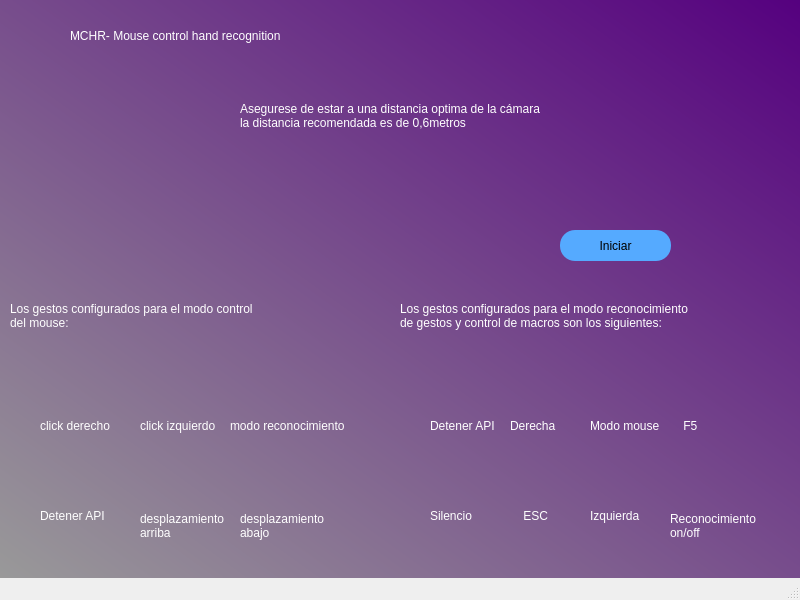
<?xml version="1.0" encoding="UTF-8"?>
<ui version="4.0">
 <class>MainWindow</class>
 <widget class="QMainWindow" name="MainWindow">
  <property name="geometry">
   <rect>
    <x>0</x>
    <y>0</y>
    <width>800</width>
    <height>600</height>
   </rect>
  </property>
  <property name="minimumSize">
   <size>
    <width>800</width>
    <height>600</height>
   </size>
  </property>
  <property name="maximumSize">
   <size>
    <width>800</width>
    <height>600</height>
   </size>
  </property>
  <property name="windowTitle">
   <string>MainWindow</string>
  </property>
  <property name="styleSheet">
   <string notr="true">QWidget#centralwidget{
	
background-color: qlineargradient(spread:pad, x1:1, y1:0, x2:0, y2:1, stop:0 rgba(85, 0, 127, 255), stop:1 rgba(153, 153, 153, 255));}
</string>
  </property>
  <widget class="QWidget" name="centralwidget">
   <widget class="QLabel" name="label">
    <property name="geometry">
     <rect>
      <x>70</x>
      <y>10</y>
      <width>591</width>
      <height>51</height>
     </rect>
    </property>
    <property name="styleSheet">
     <string notr="true">font: 22pt &quot;Permanent Marker&quot;;
color: white;</string>
    </property>
    <property name="text">
     <string>MCHR- Mouse control hand recognition</string>
    </property>
   </widget>
   <widget class="QPushButton" name="iniciar">
    <property name="geometry">
     <rect>
      <x>560</x>
      <y>230</y>
      <width>111</width>
      <height>31</height>
     </rect>
    </property>
    <property name="styleSheet">
     <string notr="true">
font: 12pt &quot;MS Shell Dlg 2&quot;;
border-radius:15px;
background-color: rgb(85, 170, 255);
</string>
    </property>
    <property name="text">
     <string>Iniciar</string>
    </property>
   </widget>
   <widget class="QLabel" name="label_19">
    <property name="geometry">
     <rect>
      <x>-40</x>
      <y>30</y>
      <width>371</width>
      <height>221</height>
     </rect>
    </property>
    <property name="styleSheet">
     <string notr="true">image: url(:/gestos/0.6m__2_-removebg-preview.png);</string>
    </property>
    <property name="text">
     <string/>
    </property>
    <property name="scaledContents">
     <bool>true</bool>
    </property>
   </widget>
   <widget class="QLabel" name="label_20">
    <property name="geometry">
     <rect>
      <x>240</x>
      <y>100</y>
      <width>361</width>
      <height>31</height>
     </rect>
    </property>
    <property name="styleSheet">
     <string notr="true">font: 10pt &quot;MV Boli&quot;;
color: white;</string>
    </property>
    <property name="text">
     <string>Asegurese de estar a una distancia optima de la cámara 
la distancia recomendada es de 0,6metros</string>
    </property>
   </widget>
   <widget class="QLabel" name="label_21">
    <property name="geometry">
     <rect>
      <x>10</x>
      <y>300</y>
      <width>331</width>
      <height>31</height>
     </rect>
    </property>
    <property name="styleSheet">
     <string notr="true">font: 10pt &quot;MV Boli&quot;;
color: white;</string>
    </property>
    <property name="text">
     <string>Los gestos configurados para el modo control  
del mouse:</string>
    </property>
   </widget>
   <widget class="QLabel" name="label_22">
    <property name="geometry">
     <rect>
      <x>240</x>
      <y>440</y>
      <width>71</width>
      <height>71</height>
     </rect>
    </property>
    <property name="styleSheet">
     <string notr="true">image: url(:/gestos/down scroll.png);</string>
    </property>
    <property name="text">
     <string/>
    </property>
    <property name="scaledContents">
     <bool>true</bool>
    </property>
   </widget>
   <widget class="QLabel" name="label_23">
    <property name="geometry">
     <rect>
      <x>240</x>
      <y>350</y>
      <width>71</width>
      <height>71</height>
     </rect>
    </property>
    <property name="styleSheet">
     <string notr="true">image: url(:/gestos/cambiar a modo reconocimiento.png);</string>
    </property>
    <property name="text">
     <string/>
    </property>
    <property name="scaledContents">
     <bool>true</bool>
    </property>
   </widget>
   <widget class="QLabel" name="label_24">
    <property name="geometry">
     <rect>
      <x>240</x>
      <y>510</y>
      <width>91</width>
      <height>31</height>
     </rect>
    </property>
    <property name="styleSheet">
     <string notr="true">font: 10pt &quot;MV Boli&quot;;
color: white;</string>
    </property>
    <property name="text">
     <string>desplazamiento 
abajo</string>
    </property>
   </widget>
   <widget class="QLabel" name="label_25">
    <property name="geometry">
     <rect>
      <x>40</x>
      <y>410</y>
      <width>91</width>
      <height>31</height>
     </rect>
    </property>
    <property name="styleSheet">
     <string notr="true">font: 10pt &quot;MV Boli&quot;;
color: white;</string>
    </property>
    <property name="text">
     <string>click derecho</string>
    </property>
   </widget>
   <widget class="QLabel" name="label_26">
    <property name="geometry">
     <rect>
      <x>140</x>
      <y>410</y>
      <width>91</width>
      <height>31</height>
     </rect>
    </property>
    <property name="styleSheet">
     <string notr="true">font: 10pt &quot;MV Boli&quot;;
color: white;</string>
    </property>
    <property name="text">
     <string>click izquierdo</string>
    </property>
   </widget>
   <widget class="QLabel" name="label_27">
    <property name="geometry">
     <rect>
      <x>140</x>
      <y>510</y>
      <width>91</width>
      <height>31</height>
     </rect>
    </property>
    <property name="styleSheet">
     <string notr="true">font: 10pt &quot;MV Boli&quot;;
color: white;</string>
    </property>
    <property name="text">
     <string>desplazamiento 
arriba</string>
    </property>
   </widget>
   <widget class="QLabel" name="label_28">
    <property name="geometry">
     <rect>
      <x>140</x>
      <y>350</y>
      <width>71</width>
      <height>71</height>
     </rect>
    </property>
    <property name="styleSheet">
     <string notr="true">image: url(:/gestos/click izquierdo.png);</string>
    </property>
    <property name="text">
     <string/>
    </property>
    <property name="scaledContents">
     <bool>true</bool>
    </property>
   </widget>
   <widget class="QLabel" name="label_29">
    <property name="geometry">
     <rect>
      <x>230</x>
      <y>410</y>
      <width>131</width>
      <height>31</height>
     </rect>
    </property>
    <property name="styleSheet">
     <string notr="true">font: 10pt &quot;MV Boli&quot;;
color: white;</string>
    </property>
    <property name="text">
     <string>modo reconocimiento </string>
    </property>
   </widget>
   <widget class="QLabel" name="label_30">
    <property name="geometry">
     <rect>
      <x>40</x>
      <y>350</y>
      <width>71</width>
      <height>71</height>
     </rect>
    </property>
    <property name="styleSheet">
     <string notr="true">image: url(:/gestos/click derecho.png);</string>
    </property>
    <property name="text">
     <string/>
    </property>
    <property name="scaledContents">
     <bool>true</bool>
    </property>
   </widget>
   <widget class="QLabel" name="label_31">
    <property name="geometry">
     <rect>
      <x>40</x>
      <y>500</y>
      <width>81</width>
      <height>31</height>
     </rect>
    </property>
    <property name="styleSheet">
     <string notr="true">font: 10pt &quot;MV Boli&quot;;
color: white;</string>
    </property>
    <property name="text">
     <string>Detener API</string>
    </property>
   </widget>
   <widget class="QLabel" name="label_32">
    <property name="geometry">
     <rect>
      <x>140</x>
      <y>440</y>
      <width>71</width>
      <height>71</height>
     </rect>
    </property>
    <property name="styleSheet">
     <string notr="true">image: url(:/gestos/up scroll.png);</string>
    </property>
    <property name="text">
     <string/>
    </property>
    <property name="scaledContents">
     <bool>true</bool>
    </property>
   </widget>
   <widget class="QLabel" name="label_33">
    <property name="geometry">
     <rect>
      <x>40</x>
      <y>440</y>
      <width>71</width>
      <height>71</height>
     </rect>
    </property>
    <property name="styleSheet">
     <string notr="true">image: url(:/gestos/salir de mchr.png);</string>
    </property>
    <property name="text">
     <string/>
    </property>
    <property name="scaledContents">
     <bool>true</bool>
    </property>
   </widget>
   <widget class="QLabel" name="label_6">
    <property name="geometry">
     <rect>
      <x>670</x>
      <y>510</y>
      <width>161</width>
      <height>31</height>
     </rect>
    </property>
    <property name="styleSheet">
     <string notr="true">font: 10pt &quot;MV Boli&quot;;
color: white;</string>
    </property>
    <property name="text">
     <string>Reconocimiento 
on/off</string>
    </property>
   </widget>
   <widget class="QLabel" name="label_9">
    <property name="geometry">
     <rect>
      <x>670</x>
      <y>350</y>
      <width>71</width>
      <height>71</height>
     </rect>
    </property>
    <property name="styleSheet">
     <string notr="true">image: url(:/gestos/000afa0a-f9d4-49fa-a005-1ded13e09016.jpeg);</string>
    </property>
    <property name="text">
     <string/>
    </property>
    <property name="scaledContents">
     <bool>true</bool>
    </property>
   </widget>
   <widget class="QLabel" name="label_5">
    <property name="geometry">
     <rect>
      <x>670</x>
      <y>440</y>
      <width>71</width>
      <height>71</height>
     </rect>
    </property>
    <property name="styleSheet">
     <string notr="true">image: url(:/gestos/00a00d26-2ccb-4827-be61-05c880ec612c.jpeg);</string>
    </property>
    <property name="text">
     <string/>
    </property>
    <property name="scaledContents">
     <bool>true</bool>
    </property>
   </widget>
   <widget class="QLabel" name="label_16">
    <property name="geometry">
     <rect>
      <x>510</x>
      <y>350</y>
      <width>71</width>
      <height>71</height>
     </rect>
    </property>
    <property name="styleSheet">
     <string notr="true">image: url(:/gestos/0a8a29c2-487d-4c83-b164-4c13b0c121b4.jpeg);</string>
    </property>
    <property name="text">
     <string/>
    </property>
    <property name="scaledContents">
     <bool>true</bool>
    </property>
   </widget>
   <widget class="QLabel" name="label_10">
    <property name="geometry">
     <rect>
      <x>670</x>
      <y>410</y>
      <width>71</width>
      <height>31</height>
     </rect>
    </property>
    <property name="styleSheet">
     <string notr="true">font: 10pt &quot;MV Boli&quot;;
color: white;</string>
    </property>
    <property name="text">
     <string>    F5</string>
    </property>
   </widget>
   <widget class="QLabel" name="label_3">
    <property name="geometry">
     <rect>
      <x>430</x>
      <y>440</y>
      <width>71</width>
      <height>71</height>
     </rect>
    </property>
    <property name="styleSheet">
     <string notr="true">image: url(:/gestos/00be4693-c211-49b3-8a17-c922b0cc1e85.jpeg);</string>
    </property>
    <property name="text">
     <string/>
    </property>
    <property name="scaledContents">
     <bool>true</bool>
    </property>
   </widget>
   <widget class="QLabel" name="label_8">
    <property name="geometry">
     <rect>
      <x>590</x>
      <y>410</y>
      <width>91</width>
      <height>31</height>
     </rect>
    </property>
    <property name="styleSheet">
     <string notr="true">font: 10pt &quot;MV Boli&quot;;
color: white;</string>
    </property>
    <property name="text">
     <string>Modo mouse</string>
    </property>
   </widget>
   <widget class="QLabel" name="label_15">
    <property name="geometry">
     <rect>
      <x>430</x>
      <y>410</y>
      <width>81</width>
      <height>31</height>
     </rect>
    </property>
    <property name="styleSheet">
     <string notr="true">font: 10pt &quot;MV Boli&quot;;
color: white;</string>
    </property>
    <property name="text">
     <string>Detener API</string>
    </property>
   </widget>
   <widget class="QLabel" name="label_12">
    <property name="geometry">
     <rect>
      <x>590</x>
      <y>500</y>
      <width>71</width>
      <height>31</height>
     </rect>
    </property>
    <property name="styleSheet">
     <string notr="true">font: 10pt &quot;MV Boli&quot;;
color: white;</string>
    </property>
    <property name="text">
     <string>Izquierda</string>
    </property>
   </widget>
   <widget class="QLabel" name="label_2">
    <property name="geometry">
     <rect>
      <x>400</x>
      <y>300</y>
      <width>331</width>
      <height>31</height>
     </rect>
    </property>
    <property name="styleSheet">
     <string notr="true">font: 10pt &quot;MV Boli&quot;;
color: white;</string>
    </property>
    <property name="text">
     <string>Los gestos configurados para el modo reconocimiento 
de gestos y control de macros son los siguientes:</string>
    </property>
   </widget>
   <widget class="QLabel" name="label_4">
    <property name="geometry">
     <rect>
      <x>430</x>
      <y>500</y>
      <width>71</width>
      <height>31</height>
     </rect>
    </property>
    <property name="styleSheet">
     <string notr="true">font: 10pt &quot;MV Boli&quot;;
color: white;</string>
    </property>
    <property name="text">
     <string>Silencio</string>
    </property>
   </widget>
   <widget class="QLabel" name="label_13">
    <property name="geometry">
     <rect>
      <x>430</x>
      <y>350</y>
      <width>71</width>
      <height>71</height>
     </rect>
    </property>
    <property name="styleSheet">
     <string notr="true">image: url(:/gestos/0a8a6dbf-5dbd-4797-bf95-869836227a80.jpeg);</string>
    </property>
    <property name="text">
     <string/>
    </property>
    <property name="scaledContents">
     <bool>true</bool>
    </property>
   </widget>
   <widget class="QLabel" name="label_14">
    <property name="geometry">
     <rect>
      <x>510</x>
      <y>410</y>
      <width>71</width>
      <height>31</height>
     </rect>
    </property>
    <property name="styleSheet">
     <string notr="true">font: 10pt &quot;MV Boli&quot;;
color: white;</string>
    </property>
    <property name="text">
     <string>Derecha</string>
    </property>
   </widget>
   <widget class="QLabel" name="label_7">
    <property name="geometry">
     <rect>
      <x>590</x>
      <y>350</y>
      <width>71</width>
      <height>71</height>
     </rect>
    </property>
    <property name="styleSheet">
     <string notr="true">image: url(:/gestos/00a99701-3778-40c0-a292-04278bb9d1e1.jpeg);</string>
    </property>
    <property name="text">
     <string/>
    </property>
    <property name="scaledContents">
     <bool>true</bool>
    </property>
   </widget>
   <widget class="QLabel" name="label_18">
    <property name="geometry">
     <rect>
      <x>510</x>
      <y>500</y>
      <width>71</width>
      <height>31</height>
     </rect>
    </property>
    <property name="styleSheet">
     <string notr="true">font: 10pt &quot;MV Boli&quot;;
color: white;</string>
    </property>
    <property name="text">
     <string>    ESC</string>
    </property>
   </widget>
   <widget class="QLabel" name="label_11">
    <property name="geometry">
     <rect>
      <x>590</x>
      <y>440</y>
      <width>71</width>
      <height>71</height>
     </rect>
    </property>
    <property name="styleSheet">
     <string notr="true">image: url(:/gestos/0a8d1a98-e82c-4aa2-a0d5-7e8db1f5af9e.jpeg);</string>
    </property>
    <property name="text">
     <string/>
    </property>
    <property name="scaledContents">
     <bool>true</bool>
    </property>
   </widget>
   <widget class="QLabel" name="label_17">
    <property name="geometry">
     <rect>
      <x>510</x>
      <y>440</y>
      <width>71</width>
      <height>71</height>
     </rect>
    </property>
    <property name="styleSheet">
     <string notr="true">image: url(:/gestos/00d4ebc3-1e5d-45ef-8066-7d747b56b29c.jpeg);</string>
    </property>
    <property name="text">
     <string/>
    </property>
    <property name="scaledContents">
     <bool>true</bool>
    </property>
   </widget>
   <widget class="QLabel" name="etiqueta">
    <property name="geometry">
     <rect>
      <x>560</x>
      <y>190</y>
      <width>171</width>
      <height>31</height>
     </rect>
    </property>
    <property name="styleSheet">
     <string notr="true">font: 10pt &quot;MS Shell Dlg 2&quot;;</string>
    </property>
    <property name="text">
     <string/>
    </property>
   </widget>
  </widget>
  <widget class="QMenuBar" name="menubar">
   <property name="geometry">
    <rect>
     <x>0</x>
     <y>0</y>
     <width>800</width>
     <height>21</height>
    </rect>
   </property>
  </widget>
  <widget class="QStatusBar" name="statusbar"/>
 </widget>
 <resources>
  <include location="imagenes/imagenes.qrc"/>
 </resources>
 <connections/>
</ui>
